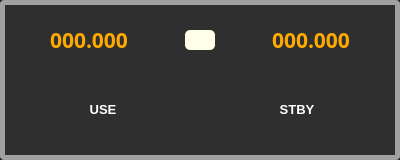
          <widget class="QWidget" name="verticalWidget_7" native="true">
           <property name="minimumSize">
            <size>
             <width>400</width>
             <height>160</height>
            </size>
           </property>
           <property name="maximumSize">
            <size>
             <width>16777215</width>
             <height>160</height>
            </size>
           </property>
           <property name="styleSheet">
            <string notr="true">background-color:#2f2f2f;
border: solid 3px;
border-radius: 5px;
border-width: 5px;
border-color: rgb(161, 161, 161)
</string>
           </property>
           <layout class="QVBoxLayout" name="verticalLayout_5">
            <property name="spacing">
             <number>0</number>
            </property>
            <property name="sizeConstraint">
             <enum>QLayout::SetNoConstraint</enum>
            </property>
            <property name="leftMargin">
             <number>0</number>
            </property>
            <property name="topMargin">
             <number>0</number>
            </property>
            <property name="rightMargin">
             <number>0</number>
            </property>
            <property name="bottomMargin">
             <number>0</number>
            </property>
            <item>
             <widget class="QWidget" name="horizontalWidget_3" native="true">
              <property name="sizePolicy">
               <sizepolicy hsizetype="Preferred" vsizetype="Preferred">
                <horstretch>0</horstretch>
                <verstretch>0</verstretch>
               </sizepolicy>
              </property>
              <property name="styleSheet">
               <string notr="true">margin:10px;
border-style:none;</string>
              </property>
              <layout class="QHBoxLayout" name="horizontalLayout_7">
               <property name="sizeConstraint">
                <enum>QLayout::SetNoConstraint</enum>
               </property>
               <item>
                <widget class="QLabel" name="tlActiveNav1">
                 <property name="sizePolicy">
                  <sizepolicy hsizetype="Preferred" vsizetype="Preferred">
                   <horstretch>0</horstretch>
                   <verstretch>0</verstretch>
                  </sizepolicy>
                 </property>
                 <property name="palette">
                  <palette>
                   <active>
                    <colorrole role="WindowText">
                     <brush brushstyle="SolidPattern">
                      <color alpha="255">
                       <red>255</red>
                       <green>170</green>
                       <blue>0</blue>
                      </color>
                     </brush>
                    </colorrole>
                    <colorrole role="Button">
                     <brush brushstyle="SolidPattern">
                      <color alpha="255">
                       <red>47</red>
                       <green>47</green>
                       <blue>47</blue>
                      </color>
                     </brush>
                    </colorrole>
                    <colorrole role="Text">
                     <brush brushstyle="SolidPattern">
                      <color alpha="255">
                       <red>255</red>
                       <green>170</green>
                       <blue>0</blue>
                      </color>
                     </brush>
                    </colorrole>
                    <colorrole role="ButtonText">
                     <brush brushstyle="SolidPattern">
                      <color alpha="255">
                       <red>255</red>
                       <green>170</green>
                       <blue>0</blue>
                      </color>
                     </brush>
                    </colorrole>
                    <colorrole role="Base">
                     <brush brushstyle="SolidPattern">
                      <color alpha="255">
                       <red>47</red>
                       <green>47</green>
                       <blue>47</blue>
                      </color>
                     </brush>
                    </colorrole>
                    <colorrole role="Window">
                     <brush brushstyle="SolidPattern">
                      <color alpha="255">
                       <red>47</red>
                       <green>47</green>
                       <blue>47</blue>
                      </color>
                     </brush>
                    </colorrole>
                    <colorrole role="PlaceholderText">
                     <brush brushstyle="NoBrush">
                      <color alpha="128">
                       <red>255</red>
                       <green>170</green>
                       <blue>0</blue>
                      </color>
                     </brush>
                    </colorrole>
                   </active>
                   <inactive>
                    <colorrole role="WindowText">
                     <brush brushstyle="SolidPattern">
                      <color alpha="255">
                       <red>255</red>
                       <green>170</green>
                       <blue>0</blue>
                      </color>
                     </brush>
                    </colorrole>
                    <colorrole role="Button">
                     <brush brushstyle="SolidPattern">
                      <color alpha="255">
                       <red>47</red>
                       <green>47</green>
                       <blue>47</blue>
                      </color>
                     </brush>
                    </colorrole>
                    <colorrole role="Text">
                     <brush brushstyle="SolidPattern">
                      <color alpha="255">
                       <red>255</red>
                       <green>170</green>
                       <blue>0</blue>
                      </color>
                     </brush>
                    </colorrole>
                    <colorrole role="ButtonText">
                     <brush brushstyle="SolidPattern">
                      <color alpha="255">
                       <red>255</red>
                       <green>170</green>
                       <blue>0</blue>
                      </color>
                     </brush>
                    </colorrole>
                    <colorrole role="Base">
                     <brush brushstyle="SolidPattern">
                      <color alpha="255">
                       <red>47</red>
                       <green>47</green>
                       <blue>47</blue>
                      </color>
                     </brush>
                    </colorrole>
                    <colorrole role="Window">
                     <brush brushstyle="SolidPattern">
                      <color alpha="255">
                       <red>47</red>
                       <green>47</green>
                       <blue>47</blue>
                      </color>
                     </brush>
                    </colorrole>
                    <colorrole role="PlaceholderText">
                     <brush brushstyle="NoBrush">
                      <color alpha="128">
                       <red>255</red>
                       <green>170</green>
                       <blue>0</blue>
                      </color>
                     </brush>
                    </colorrole>
                   </inactive>
                   <disabled>
                    <colorrole role="WindowText">
                     <brush brushstyle="SolidPattern">
                      <color alpha="255">
                       <red>255</red>
                       <green>170</green>
                       <blue>0</blue>
                      </color>
                     </brush>
                    </colorrole>
                    <colorrole role="Button">
                     <brush brushstyle="SolidPattern">
                      <color alpha="255">
                       <red>47</red>
                       <green>47</green>
                       <blue>47</blue>
                      </color>
                     </brush>
                    </colorrole>
                    <colorrole role="Text">
                     <brush brushstyle="SolidPattern">
                      <color alpha="255">
                       <red>255</red>
                       <green>170</green>
                       <blue>0</blue>
                      </color>
                     </brush>
                    </colorrole>
                    <colorrole role="ButtonText">
                     <brush brushstyle="SolidPattern">
                      <color alpha="255">
                       <red>255</red>
                       <green>170</green>
                       <blue>0</blue>
                      </color>
                     </brush>
                    </colorrole>
                    <colorrole role="Base">
                     <brush brushstyle="SolidPattern">
                      <color alpha="255">
                       <red>47</red>
                       <green>47</green>
                       <blue>47</blue>
                      </color>
                     </brush>
                    </colorrole>
                    <colorrole role="Window">
                     <brush brushstyle="SolidPattern">
                      <color alpha="255">
                       <red>47</red>
                       <green>47</green>
                       <blue>47</blue>
                      </color>
                     </brush>
                    </colorrole>
                    <colorrole role="PlaceholderText">
                     <brush brushstyle="NoBrush">
                      <color alpha="128">
                       <red>255</red>
                       <green>170</green>
                       <blue>0</blue>
                      </color>
                     </brush>
                    </colorrole>
                   </disabled>
                  </palette>
                 </property>
                 <property name="font">
                  <font>
                   <family>DSEG7 Classic</family>
                   <pointsize>16</pointsize>
                   <weight>75</weight>
                   <bold>true</bold>
                  </font>
                 </property>
                 <property name="styleSheet">
                  <string notr="true">
border-radius: 5px;
border-width: 5px;

 </string>
                 </property>
                 <property name="frameShape">
                  <enum>QFrame::WinPanel</enum>
                 </property>
                 <property name="frameShadow">
                  <enum>QFrame::Plain</enum>
                 </property>
                 <property name="lineWidth">
                  <number>3</number>
                 </property>
                 <property name="text">
                  <string>000.000</string>
                 </property>
                 <property name="alignment">
                  <set>Qt::AlignCenter</set>
                 </property>
                 <property name="margin">
                  <number>15</number>
                 </property>
                </widget>
               </item>
               <item>
                <widget class="QPushButton" name="btnSwitchNav1">
                 <property name="minimumSize">
                  <size>
                   <width>25</width>
                   <height>40</height>
                  </size>
                 </property>
                 <property name="maximumSize">
                  <size>
                   <width>50</width>
                   <height>40</height>
                  </size>
                 </property>
                 <property name="styleSheet">
                  <string notr="true">background-color:rgb(255, 254, 233);</string>
                 </property>
                 <property name="text">
                  <string/>
                 </property>
                 <property name="icon">
                  <iconset resource="Resources.qrc">
                   <normaloff>:/images/SwitchArrow.png</normaloff>:/images/SwitchArrow.png</iconset>
                 </property>
                 <property name="iconSize">
                  <size>
                   <width>20</width>
                   <height>20</height>
                  </size>
                 </property>
                </widget>
               </item>
               <item>
                <widget class="QLabel" name="tlStandbyNav1">
                 <property name="sizePolicy">
                  <sizepolicy hsizetype="Preferred" vsizetype="Preferred">
                   <horstretch>0</horstretch>
                   <verstretch>0</verstretch>
                  </sizepolicy>
                 </property>
                 <property name="palette">
                  <palette>
                   <active>
                    <colorrole role="WindowText">
                     <brush brushstyle="SolidPattern">
                      <color alpha="255">
                       <red>255</red>
                       <green>170</green>
                       <blue>0</blue>
                      </color>
                     </brush>
                    </colorrole>
                    <colorrole role="Button">
                     <brush brushstyle="SolidPattern">
                      <color alpha="255">
                       <red>47</red>
                       <green>47</green>
                       <blue>47</blue>
                      </color>
                     </brush>
                    </colorrole>
                    <colorrole role="Text">
                     <brush brushstyle="SolidPattern">
                      <color alpha="255">
                       <red>255</red>
                       <green>170</green>
                       <blue>0</blue>
                      </color>
                     </brush>
                    </colorrole>
                    <colorrole role="ButtonText">
                     <brush brushstyle="SolidPattern">
                      <color alpha="255">
                       <red>255</red>
                       <green>170</green>
                       <blue>0</blue>
                      </color>
                     </brush>
                    </colorrole>
                    <colorrole role="Base">
                     <brush brushstyle="SolidPattern">
                      <color alpha="255">
                       <red>47</red>
                       <green>47</green>
                       <blue>47</blue>
                      </color>
                     </brush>
                    </colorrole>
                    <colorrole role="Window">
                     <brush brushstyle="SolidPattern">
                      <color alpha="255">
                       <red>47</red>
                       <green>47</green>
                       <blue>47</blue>
                      </color>
                     </brush>
                    </colorrole>
                    <colorrole role="PlaceholderText">
                     <brush brushstyle="NoBrush">
                      <color alpha="128">
                       <red>255</red>
                       <green>170</green>
                       <blue>0</blue>
                      </color>
                     </brush>
                    </colorrole>
                   </active>
                   <inactive>
                    <colorrole role="WindowText">
                     <brush brushstyle="SolidPattern">
                      <color alpha="255">
                       <red>255</red>
                       <green>170</green>
                       <blue>0</blue>
                      </color>
                     </brush>
                    </colorrole>
                    <colorrole role="Button">
                     <brush brushstyle="SolidPattern">
                      <color alpha="255">
                       <red>47</red>
                       <green>47</green>
                       <blue>47</blue>
                      </color>
                     </brush>
                    </colorrole>
                    <colorrole role="Text">
                     <brush brushstyle="SolidPattern">
                      <color alpha="255">
                       <red>255</red>
                       <green>170</green>
                       <blue>0</blue>
                      </color>
                     </brush>
                    </colorrole>
                    <colorrole role="ButtonText">
                     <brush brushstyle="SolidPattern">
                      <color alpha="255">
                       <red>255</red>
                       <green>170</green>
                       <blue>0</blue>
                      </color>
                     </brush>
                    </colorrole>
                    <colorrole role="Base">
                     <brush brushstyle="SolidPattern">
                      <color alpha="255">
                       <red>47</red>
                       <green>47</green>
                       <blue>47</blue>
                      </color>
                     </brush>
                    </colorrole>
                    <colorrole role="Window">
                     <brush brushstyle="SolidPattern">
                      <color alpha="255">
                       <red>47</red>
                       <green>47</green>
                       <blue>47</blue>
                      </color>
                     </brush>
                    </colorrole>
                    <colorrole role="PlaceholderText">
                     <brush brushstyle="NoBrush">
                      <color alpha="128">
                       <red>255</red>
                       <green>170</green>
                       <blue>0</blue>
                      </color>
                     </brush>
                    </colorrole>
                   </inactive>
                   <disabled>
                    <colorrole role="WindowText">
                     <brush brushstyle="SolidPattern">
                      <color alpha="255">
                       <red>255</red>
                       <green>170</green>
                       <blue>0</blue>
                      </color>
                     </brush>
                    </colorrole>
                    <colorrole role="Button">
                     <brush brushstyle="SolidPattern">
                      <color alpha="255">
                       <red>47</red>
                       <green>47</green>
                       <blue>47</blue>
                      </color>
                     </brush>
                    </colorrole>
                    <colorrole role="Text">
                     <brush brushstyle="SolidPattern">
                      <color alpha="255">
                       <red>255</red>
                       <green>170</green>
                       <blue>0</blue>
                      </color>
                     </brush>
                    </colorrole>
                    <colorrole role="ButtonText">
                     <brush brushstyle="SolidPattern">
                      <color alpha="255">
                       <red>255</red>
                       <green>170</green>
                       <blue>0</blue>
                      </color>
                     </brush>
                    </colorrole>
                    <colorrole role="Base">
                     <brush brushstyle="SolidPattern">
                      <color alpha="255">
                       <red>47</red>
                       <green>47</green>
                       <blue>47</blue>
                      </color>
                     </brush>
                    </colorrole>
                    <colorrole role="Window">
                     <brush brushstyle="SolidPattern">
                      <color alpha="255">
                       <red>47</red>
                       <green>47</green>
                       <blue>47</blue>
                      </color>
                     </brush>
                    </colorrole>
                    <colorrole role="PlaceholderText">
                     <brush brushstyle="NoBrush">
                      <color alpha="128">
                       <red>255</red>
                       <green>170</green>
                       <blue>0</blue>
                      </color>
                     </brush>
                    </colorrole>
                   </disabled>
                  </palette>
                 </property>
                 <property name="font">
                  <font>
                   <family>DSEG7 Classic</family>
                   <pointsize>16</pointsize>
                   <weight>75</weight>
                   <bold>true</bold>
                  </font>
                 </property>
                 <property name="styleSheet">
                  <string notr="true">color:rgb(255, 170, 0);
border-style:none;
</string>
                 </property>
                 <property name="frameShape">
                  <enum>QFrame::Panel</enum>
                 </property>
                 <property name="lineWidth">
                  <number>3</number>
                 </property>
                 <property name="text">
                  <string>000.000</string>
                 </property>
                 <property name="alignment">
                  <set>Qt::AlignCenter</set>
                 </property>
                 <property name="margin">
                  <number>15</number>
                 </property>
                </widget>
               </item>
              </layout>
             </widget>
            </item>
            <item>
             <widget class="QWidget" name="horizontalWidget_4" native="true">
              <property name="sizePolicy">
               <sizepolicy hsizetype="Preferred" vsizetype="Preferred">
                <horstretch>0</horstretch>
                <verstretch>0</verstretch>
               </sizepolicy>
              </property>
              <property name="styleSheet">
               <string notr="true">border-style:none;
margin:10px;</string>
              </property>
              <layout class="QHBoxLayout" name="horizontalLayout_8">
               <property name="sizeConstraint">
                <enum>QLayout::SetNoConstraint</enum>
               </property>
               <item>
                <widget class="QLabel" name="label_8">
                 <property name="sizePolicy">
                  <sizepolicy hsizetype="Preferred" vsizetype="Preferred">
                   <horstretch>7</horstretch>
                   <verstretch>7</verstretch>
                  </sizepolicy>
                 </property>
                 <property name="font">
                  <font>
                   <pointsize>10</pointsize>
                   <weight>75</weight>
                   <bold>true</bold>
                  </font>
                 </property>
                 <property name="styleSheet">
                  <string notr="true">color:#fff;</string>
                 </property>
                 <property name="text">
                  <string>USE</string>
                 </property>
                 <property name="alignment">
                  <set>Qt::AlignHCenter|Qt::AlignTop</set>
                 </property>
                </widget>
               </item>
               <item>
                <widget class="QLabel" name="label_10">
                 <property name="sizePolicy">
                  <sizepolicy hsizetype="Preferred" vsizetype="Preferred">
                   <horstretch>7</horstretch>
                   <verstretch>7</verstretch>
                  </sizepolicy>
                 </property>
                 <property name="font">
                  <font>
                   <pointsize>10</pointsize>
                   <weight>75</weight>
                   <bold>true</bold>
                  </font>
                 </property>
                 <property name="styleSheet">
                  <string notr="true">color: #fff;</string>
                 </property>
                 <property name="text">
                  <string>STBY</string>
                 </property>
                 <property name="alignment">
                  <set>Qt::AlignHCenter|Qt::AlignTop</set>
                 </property>
                </widget>
               </item>
              </layout>
             </widget>
            </item>
           </layout>
          </widget>
